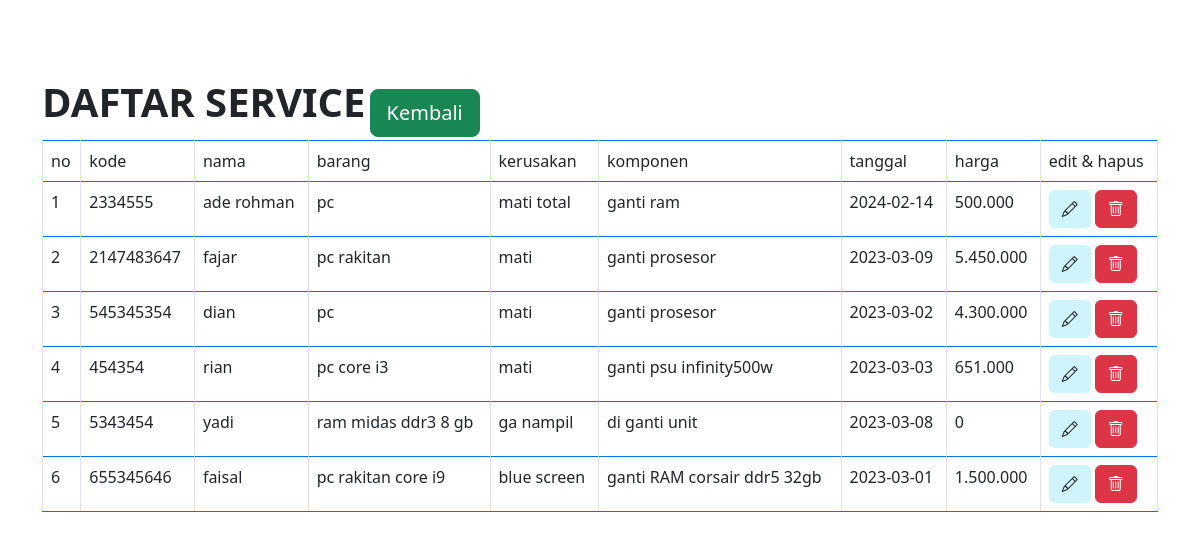
The page /tampil.php on the database its author committed.
### tables this page shows
CREATE TABLE `input` (
  `no` int(11) NOT NULL,
  `kode` int(50) NOT NULL,
  `nama` varchar(50) NOT NULL,
  `barang` varchar(50) NOT NULL,
  `kerusakan` varchar(50) NOT NULL,
  `komponen` varchar(50) NOT NULL,
  `tanggal` date NOT NULL,
  `harga` varchar(50) NOT NULL
);

### tampil.php (the view, shortened to what this page needs)
<?php
include "boot.php"
?>
<div class="container">
<br><br><br>
<label for="" class="fs-1"><B>DAFTAR SERVICE</B></label>
<table class="table table-bordered border-primary">
<tr>
  <td>no</td>
  <td>kode</td>
  <td>nama</td>
  <td>barang</td>
  <td>kerusakan</td>
  <td>komponen</td>
  <td>tanggal</td>
  <td>harga</td>
  <td>edit & hapus</td>
</tr>
</div>
<?php
include "koneksi.php";
$tampil = $konek -> query ("select * from input order by no desc");
while ($a=$tampil -> fetch_array()){
@$no++;
?>
<tr>
  <td><?php echo $no; ?></td>
  <td><?php echo $a['kode'] ?></td>
  <td><?php echo $a['nama'] ?></td>
  <td><?php echo $a['barang'] ?></td>
  <td><?php echo $a['kerusakan'] ?></td>
  <td><?php echo $a['komponen'] ?></td>
  <td><?php echo $a['tanggal'] ?></td>
  <td><?php echo $a['harga'] ?></td>
<td>
<a href ="edit.php?id=<?php echo $a['no'] ?>"><button class="btn bg-info-subtle text-dark"><i class="bi bi-pencil"></i></button></a>
<button type="button" class="btn btn-danger" data-bs-toggle="modal" data-bs-target="#exampleModal<?php echo $a['no'] ?>" data-toggle="Delete" data-placement="right" title="delete data">
            <i class="bi bi-trash"></i></button>
            <br>
            <div class="modal fade" id="exampleModal<?php echo $a['no'] ?>" tabindex="-1" aria-labelledby="exampleModalLabel" aria-hidden="true">
              <div class="modal-dialog">
                <div class="modal-content">
                  <div class="modal-footer">
<?php
}
?>
<br>
  <tr>
<a href="input.php" class="btn btn-success btn-lg">Kembali</a>
</div>
</tr>
</tr>

### boot.php (shortened to what this page needs)
<!doctype html>
<html lang="en">
<head>
  <link rel="stylesheet" href="https://stackpath.bootstrapcdn.com/bootstrap/4.1.3/css/bootstrap.min.css">
  <link rel="stylesheet" href="https://cdn.jsdelivr.net/npm/bootstrap-icons@1.10.3/font/bootstrap-icons.css">
  <link href="https://cdn.jsdelivr.net/npm/bootstrap@5.3.0-alpha1/dist/css/bootstrap.min.css" rel="stylesheet">
  <link rel="stylesheet" href="https://cdn.jsdelivr.net/npm/bootstrap-icons@1.10.3/font/bootstrap-icons.css">
</head>
<body>
</body>
</html>

### rows shown on the page
input: kode "2334555", nama "ade rohman", barang "pc", kerusakan "mati total", komponen "ganti ram", tanggal "2024-02-14", harga "500.000"
input: kode "2147483647", nama "fajar", barang "pc rakitan", kerusakan "mati", komponen "ganti prosesor", tanggal "2023-03-09", harga "5.450.000"
input: kode "545345354", nama "dian", barang "pc", kerusakan "mati", komponen "ganti prosesor", tanggal "2023-03-02", harga "4.300.000"
input: kode "454354", nama "rian", barang "pc core i3", kerusakan "mati", komponen "ganti psu infinity500w", tanggal "2023-03-03", harga "651.000"
input: kode "5343454", nama "yadi", barang "ram midas ddr3 8 gb", kerusakan "ga nampil", komponen "di ganti unit", tanggal "2023-03-08", harga "0"
input: kode "655345646", nama "faisal", barang "pc rakitan core i9", kerusakan "blue screen", komponen "ganti RAM corsair ddr5 32gb", tanggal "2023-03-01", harga "1.500.000"
